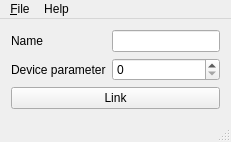
<?xml version="1.0" encoding="UTF-8"?>
<ui version="4.0">
 <class>MainWindow</class>
 <widget class="QMainWindow" name="MainWindow">
  <property name="windowTitle">
   <string>AppTemplate_cpp_qt</string>
  </property>
  <widget class="QWidget" name="centralWidget">
   <layout class="QFormLayout" name="formLayout_2">
    <item row="1" column="0">
     <widget class="QLabel" name="label_name">
      <property name="text">
       <string>Name</string>
      </property>
     </widget>
    </item>
    <item row="3" column="0" colspan="2">
     <widget class="QPushButton" name="linkButton">
      <property name="sizePolicy">
       <sizepolicy hsizetype="MinimumExpanding" vsizetype="Fixed">
        <horstretch>0</horstretch>
        <verstretch>0</verstretch>
       </sizepolicy>
      </property>
      <property name="text">
       <string>Link</string>
      </property>
     </widget>
    </item>
    <item row="1" column="1">
     <widget class="QLineEdit" name="input_name"/>
    </item>
    <item row="2" column="0">
     <widget class="QLabel" name="label_device">
      <property name="text">
       <string>Device parameter</string>
      </property>
     </widget>
    </item>
    <item row="2" column="1">
     <widget class="QSpinBox" name="input_device">
      <property name="maximum">
       <number>400</number>
      </property>
     </widget>
    </item>
   </layout>
  </widget>
  <widget class="QMenuBar" name="menuBar">
   <property name="geometry">
    <rect>
     <x>0</x>
     <y>0</y>
     <width>262</width>
     <height>30</height>
    </rect>
   </property>
   <widget class="QMenu" name="menuFile">
    <property name="title">
     <string>&amp;File</string>
    </property>
    <addaction name="actionLoad_Configuration"/>
    <addaction name="actionSave_Configuration"/>
    <addaction name="separator"/>
    <addaction name="actionQuit"/>
   </widget>
   <widget class="QMenu" name="menuAbout">
    <property name="title">
     <string>Help</string>
    </property>
    <addaction name="actionAbout"/>
   </widget>
   <addaction name="menuFile"/>
   <addaction name="menuAbout"/>
  </widget>
  <widget class="QStatusBar" name="statusBar"/>
  <action name="actionLoad_Configuration">
   <property name="text">
    <string>&amp;Load Configuration</string>
   </property>
   <property name="shortcut">
    <string>Ctrl+L</string>
   </property>
  </action>
  <action name="actionSave_Configuration">
   <property name="text">
    <string>&amp;Save Configuration</string>
   </property>
   <property name="shortcut">
    <string>Ctrl+S</string>
   </property>
  </action>
  <action name="actionQuit">
   <property name="text">
    <string>&amp;Quit</string>
   </property>
   <property name="shortcut">
    <string>Ctrl+Q</string>
   </property>
  </action>
  <action name="actionAbout">
   <property name="text">
    <string>&amp;About</string>
   </property>
  </action>
 </widget>
 <layoutdefault spacing="6" margin="11"/>
 <resources/>
 <connections/>
</ui>
